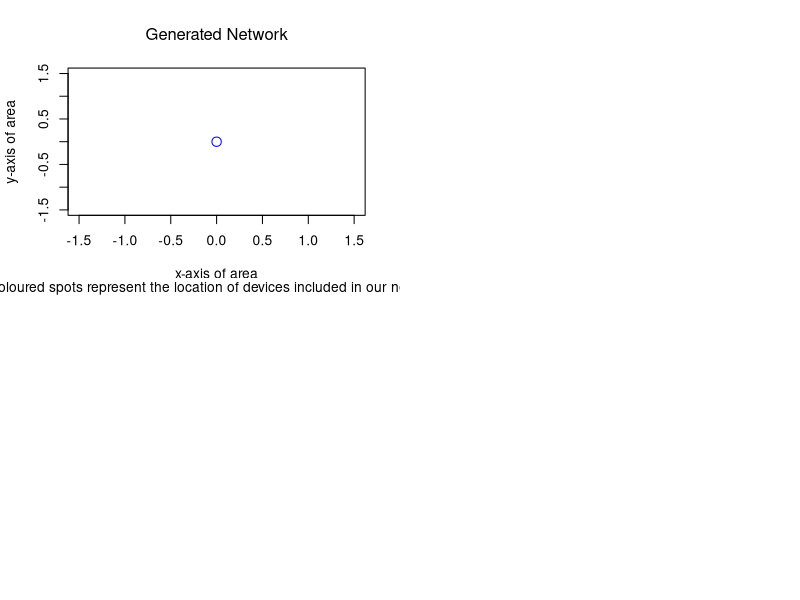

This chart was generated by the following R code: (Note: this script raises an error after producing the figure.)
#graphing of results for checking purposes
#will make plotly (interractive) version ...soon...

bad_net_plot <- function(net_obj,unreachable_devs,ran_tri,n_ran_tri){
  par(mfrow=c(2,2))
  
  plot(0,0,cex=1.5,col="blue",xlim =c(-1.5,1.5),ylim=c(-1.5,1.5),
       main=expression("Generated Network"),
       sub=expression("Coloured spots represent the location of devices included in our network."),
       ylab="y-axis of area",
       xlab="x-axis of area")
  #polygon to shpow where there could be bad coverage, point.in.polygon can be used to check
  for (u in 0:(n_ran_tri-1)){
    
    polygon(ran_tri[[1]][(1+u*3):(3+u*3)],ran_tri[[2]][(1+u*3):(3+u*3)], col = NULL, border = "dark red")
  }
  for (z in unreachable_devs){
    
    points(z$x,z$y, col="grey")
  }
  for (i in network.0$uevbs_net$tree_nets){
    
    for (k in i$stem){
      
      for(q in k$dev_list){
        
        points(q$x,q$y,col="red")
      }
    }
    for(a in i$clust){
      
      for(w in a$dev_list){
        
        points(w$x,w$y,col="orange")
      }
    }
  }
  for (t in network.0$ue_net$dev_list){
    points(t$x,t$y,col = "green")
  }
  
  
  
  
  plot(0,0,cex=1.5,col="blue",xlim =c(-1.5,1.5),ylim=c(-1.5,1.5),
       main=expression("Generated Network"),
       sub=expression("Cluster networks"),
       ylab="y-axis of area",
       xlab="x-axis of area")
  for (u in 0:(n_ran_tri-1)){
    
    polygon(ran_tri[[1]][(1+u*3):(3+u*3)],ran_tri[[2]][(1+u*3):(3+u*3)], col = NULL, border = "dark red")
  }
  for (z in unreachable_devs){
    
    points(z$x,z$y, col="grey")
  }
  for (i in network.0$uevbs_net$tree_nets){
    # trail_x <- c()
    # trail_y <- 0
    for (k in i$stem){
      
      l_dev_no=length(k$dev_list)
      trail_x<-k$dev_list[[l_dev_no]]$x
      trail_y<-k$dev_list[[l_dev_no]]$y
      for(q in k$dev_list){
        
        points(q$x,q$y,col="red")
        
      }
      # print(trail_x)
      # print(trail_x)
    }
    # clust_cntr <- 1
    for(a in i$clust){
      
      for(w in a$dev_list){
        
        points(w$x,w$y,col="orange")
        lines(c(trail_x,w$x),c(trail_y,w$y),col="black")
        # clust_cntr <- clust_cntr + 1
      }
    }
  }
  for (t in network.0$ue_net$dev_list){
    points(t$x,t$y,col = "green")
  }
  
  
  
  
  plot(0,0,cex=1.5,col="blue",xlim =c(-1.5,1.5),ylim=c(-1.5,1.5),
       main=expression("Generated Network"),
       sub=expression("Relay networks"),
       ylab="y-axis of area",
       xlab="x-axis of area")
  for (u in 0:(n_ran_tri-1)){
    
    polygon(ran_tri[[1]][(1+u*3):(3+u*3)],ran_tri[[2]][(1+u*3):(3+u*3)], col = NULL, border = "dark red")
  }
  for (z in unreachable_devs){
    
    points(z$x,z$y, col="grey")
  }
  for (i in network.0$uevbs_net$tree_nets){
    s_trail_x <- 0
    s_trail_y <- 0
    for (k in i$stem){
      
      
      for(q in k$dev_list){
        
        points(q$x,q$y,col="red")
        # print(c(s_trail_x,q$x))
        # print(c(s_trail_y,q$y))
        lines(c(s_trail_x,q$x),c(s_trail_y,q$y),col="black")
        s_trail_x <- q$x
        s_trail_y <- q$y
        
      }
      # print(trail_x)
      # print(trail_x)
    }
    for(a in i$clust){
      
      for(w in a$dev_list){
        
        points(w$x,w$y,col="orange")
      }
    }
  }
  for (t in network.0$ue_net$dev_list){
    points(t$x,t$y,col = "green")
  }
  
  
  
  
  plot(0,0,cex=1.5,col="blue",xlim =c(-1.5,1.5),ylim=c(-1.5,1.5),
       main=expression("Generated Network"),
       sub=expression("Completed UE-VBS networks"),
       ylab="y-axis of area",
       xlab="x-axis of area")
  for (u in 0:(n_ran_tri-1)){
    
    polygon(ran_tri[[1]][(1+u*3):(3+u*3)],ran_tri[[2]][(1+u*3):(3+u*3)], col = NULL, border = "dark red")
  }
  for (z in unreachable_devs){
    
    points(z$x,z$y, col="grey")
  }
  for (i in network.0$uevbs_net$tree_nets){
    s_trail_x <- 0
    s_trail_y <- 0
    for (k in i$stem){
      
      l_dev_no=length(k$dev_list)
      trail_x<-k$dev_list[[l_dev_no]]$x
      trail_y<-k$dev_list[[l_dev_no]]$y
      for(q in k$dev_list){
        
        points(q$x,q$y,col="red")
        # print(c(s_trail_x,q$x))
        # print(c(s_trail_y,q$y))
        lines(c(s_trail_x,q$x),c(s_trail_y,q$y),col="blue")
        s_trail_x <- q$x
        s_trail_y <- q$y
        
      }
      # print(trail_x)
      # print(trail_x)
    }
    for(a in i$clust){
      
      for(w in a$dev_list){
        
        points(w$x,w$y,col="orange")
        lines(c(trail_x,w$x),c(trail_y,w$y),col="black")
      }
    }
  }
  for (t in network.0$ue_net$dev_list){
    points(t$x,t$y,col = "green")
  }
  
}


bad_net_plot(network.0,fleft_out_list,badc_clusr,bc_no)














